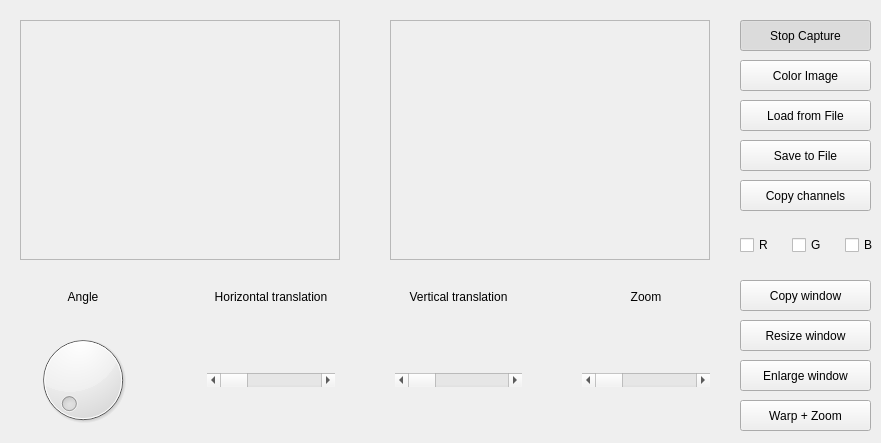
<?xml version="1.0" encoding="UTF-8"?>
<ui version="4.0">
 <class>MainWindow</class>
 <widget class="QWidget" name="MainWindow">
  <property name="geometry">
   <rect>
    <x>0</x>
    <y>0</y>
    <width>881</width>
    <height>443</height>
   </rect>
  </property>
  <property name="windowTitle">
   <string>Proyecto de Visión Artificial</string>
  </property>
  <widget class="QFrame" name="imageFrameS">
   <property name="geometry">
    <rect>
     <x>20</x>
     <y>20</y>
     <width>320</width>
     <height>240</height>
    </rect>
   </property>
   <property name="frameShape">
    <enum>QFrame::StyledPanel</enum>
   </property>
   <property name="frameShadow">
    <enum>QFrame::Raised</enum>
   </property>
  </widget>
  <widget class="QFrame" name="imageFrameD">
   <property name="geometry">
    <rect>
     <x>390</x>
     <y>20</y>
     <width>320</width>
     <height>240</height>
    </rect>
   </property>
   <property name="frameShape">
    <enum>QFrame::StyledPanel</enum>
   </property>
   <property name="frameShadow">
    <enum>QFrame::Raised</enum>
   </property>
  </widget>
  <widget class="QPushButton" name="captureButton">
   <property name="geometry">
    <rect>
     <x>740</x>
     <y>20</y>
     <width>131</width>
     <height>31</height>
    </rect>
   </property>
   <property name="text">
    <string>Stop Capture</string>
   </property>
   <property name="checkable">
    <bool>true</bool>
   </property>
   <property name="checked">
    <bool>true</bool>
   </property>
  </widget>
  <widget class="QPushButton" name="colorButton">
   <property name="geometry">
    <rect>
     <x>740</x>
     <y>60</y>
     <width>131</width>
     <height>31</height>
    </rect>
   </property>
   <property name="text">
    <string>Color Image</string>
   </property>
   <property name="checkable">
    <bool>true</bool>
   </property>
   <property name="checked">
    <bool>false</bool>
   </property>
  </widget>
  <widget class="QPushButton" name="loadBtn">
   <property name="geometry">
    <rect>
     <x>740</x>
     <y>100</y>
     <width>131</width>
     <height>31</height>
    </rect>
   </property>
   <property name="text">
    <string>Load from File</string>
   </property>
  </widget>
  <widget class="QPushButton" name="saveBtn">
   <property name="geometry">
    <rect>
     <x>740</x>
     <y>140</y>
     <width>131</width>
     <height>31</height>
    </rect>
   </property>
   <property name="text">
    <string>Save to File</string>
   </property>
  </widget>
  <widget class="QPushButton" name="copyChannelsBtn">
   <property name="geometry">
    <rect>
     <x>740</x>
     <y>180</y>
     <width>131</width>
     <height>31</height>
    </rect>
   </property>
   <property name="text">
    <string>Copy channels</string>
   </property>
  </widget>
  <widget class="QWidget" name="horizontalLayoutWidget">
   <property name="geometry">
    <rect>
     <x>740</x>
     <y>220</y>
     <width>151</width>
     <height>51</height>
    </rect>
   </property>
   <layout class="QHBoxLayout" name="checksTable">
    <item>
     <widget class="QCheckBox" name="rCheck">
      <property name="enabled">
       <bool>true</bool>
      </property>
      <property name="text">
       <string>R</string>
      </property>
     </widget>
    </item>
    <item>
     <widget class="QCheckBox" name="gCheck">
      <property name="text">
       <string>G</string>
      </property>
     </widget>
    </item>
    <item>
     <widget class="QCheckBox" name="bCheck">
      <property name="text">
       <string>B</string>
      </property>
     </widget>
    </item>
   </layout>
  </widget>
  <widget class="QPushButton" name="copyWindowBtn">
   <property name="geometry">
    <rect>
     <x>740</x>
     <y>280</y>
     <width>131</width>
     <height>31</height>
    </rect>
   </property>
   <property name="text">
    <string>Copy window</string>
   </property>
  </widget>
  <widget class="QPushButton" name="resizeWindowBtn">
   <property name="geometry">
    <rect>
     <x>740</x>
     <y>320</y>
     <width>131</width>
     <height>31</height>
    </rect>
   </property>
   <property name="text">
    <string>Resize window</string>
   </property>
  </widget>
  <widget class="QPushButton" name="enlargeWindowBtn">
   <property name="geometry">
    <rect>
     <x>740</x>
     <y>360</y>
     <width>131</width>
     <height>31</height>
    </rect>
   </property>
   <property name="text">
    <string>Enlarge window</string>
   </property>
  </widget>
  <widget class="QPushButton" name="wrapZoomBtn">
   <property name="geometry">
    <rect>
     <x>740</x>
     <y>400</y>
     <width>131</width>
     <height>31</height>
    </rect>
   </property>
   <property name="text">
    <string>Warp + Zoom</string>
   </property>
  </widget>
  <widget class="QWidget" name="gridLayoutWidget">
   <property name="geometry">
    <rect>
     <x>19</x>
     <y>269</y>
     <width>691</width>
     <height>161</height>
    </rect>
   </property>
   <layout class="QGridLayout" name="wrapZoomTable">
    <property name="leftMargin">
     <number>0</number>
    </property>
    <property name="horizontalSpacing">
     <number>60</number>
    </property>
    <item row="1" column="2">
     <widget class="QScrollBar" name="horizontalScrollBar_2">
      <property name="orientation">
       <enum>Qt::Horizontal</enum>
      </property>
     </widget>
    </item>
    <item row="1" column="0">
     <widget class="QDial" name="dial"/>
    </item>
    <item row="1" column="1">
     <widget class="QScrollBar" name="horizontalScrollBar">
      <property name="orientation">
       <enum>Qt::Horizontal</enum>
      </property>
     </widget>
    </item>
    <item row="1" column="3">
     <widget class="QScrollBar" name="horizontalScrollBar_3">
      <property name="orientation">
       <enum>Qt::Horizontal</enum>
      </property>
     </widget>
    </item>
    <item row="0" column="0">
     <widget class="QLabel" name="label">
      <property name="text">
       <string>Angle</string>
      </property>
      <property name="alignment">
       <set>Qt::AlignCenter</set>
      </property>
     </widget>
    </item>
    <item row="0" column="1">
     <widget class="QLabel" name="label_2">
      <property name="text">
       <string>Horizontal translation</string>
      </property>
      <property name="alignment">
       <set>Qt::AlignCenter</set>
      </property>
     </widget>
    </item>
    <item row="0" column="2">
     <widget class="QLabel" name="label_3">
      <property name="text">
       <string>Vertical translation</string>
      </property>
      <property name="alignment">
       <set>Qt::AlignCenter</set>
      </property>
     </widget>
    </item>
    <item row="0" column="3">
     <widget class="QLabel" name="label_4">
      <property name="text">
       <string>Zoom</string>
      </property>
      <property name="alignment">
       <set>Qt::AlignCenter</set>
      </property>
     </widget>
    </item>
   </layout>
  </widget>
 </widget>
 <resources/>
 <connections/>
</ui>
